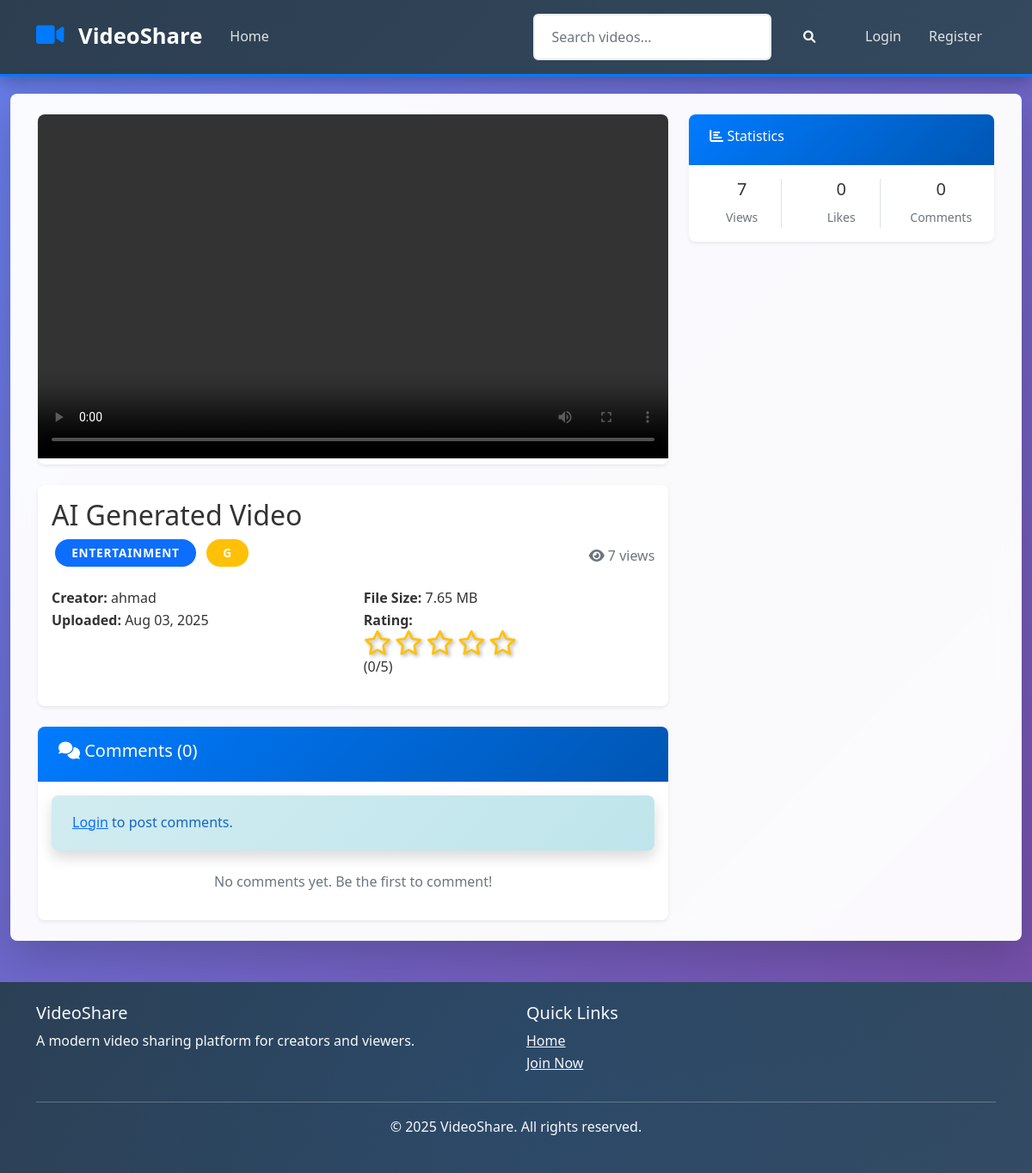
The page /video/1/ on the database its author committed.
### videos/models.py (models this page shows, shortened)
class Video(models.Model):
    GENRE_CHOICES = [
        ('comedy', 'Comedy'),
        ('music', 'Music'),
        ('education', 'Education'),
        ('entertainment', 'Entertainment'),
        ('news', 'News'),
        ('sports', 'Sports'),
        ('gaming', 'Gaming'),
        ('lifestyle', 'Lifestyle'),
    ]
    AGE_RATING_CHOICES = [
        ('G', 'General Audiences'),
        ('PG', 'Parental Guidance'),
        ('PG-13', 'Parents Strongly Cautioned'),
        ('R', 'Restricted'),
        ('18+', 'Adults Only'),
    ]
    title = models.CharField(max_length=200)
    description = models.TextField(blank=True)
    creator = models.ForeignKey(User, on_delete=models.CASCADE, related_name='videos')
    publisher = models.CharField(max_length=100, blank=True)
    producer = models.CharField(max_length=100, blank=True)
    genre = models.CharField(max_length=20, choices=GENRE_CHOICES)
    age_rating = models.CharField(max_length=5, choices=AGE_RATING_CHOICES)
    video_file = models.FileField(upload_to=video_upload_path, blank=True, null=True)
    external_url = models.URLField(blank=True, null=True)  # For external storage
    duration = models.DurationField(blank=True, null=True)
    file_size = models.BigIntegerField(blank=True, null=True)
    views = models.PositiveIntegerField(default=0)
    likes = models.PositiveIntegerField(default=0)
    dislikes = models.PositiveIntegerField(default=0)
    created_at = models.DateTimeField(auto_now_add=True)
    updated_at = models.DateTimeField(auto_now=True)
    is_active = models.BooleanField(default=True)
    class Meta:
        ordering = ['-created_at']
    def get_file_size_mb(self):
        if self.file_size:
            return round(self.file_size / (1024 * 1024), 2)
        return 0

### users/models.py (models this page shows, shortened)
class CustomUser(AbstractUser):
    USER_TYPES = (
        ('consumer', 'Consumer'),
        ('creator', 'Creator'),
    )
    user_type = models.CharField(max_length=10, choices=USER_TYPES, default='consumer')
    created_at = models.DateTimeField(auto_now_add=True)

### videos/views.py (the view, shortened to what this page needs)
# urls.py: path('video/<int:video_id>/', views.video_detail, name='video_detail'),
def video_detail(request, video_id):
    video = get_object_or_404(Video, id=video_id, is_active=True)
    video.views += 1
    video.save(update_fields=['views'])
    comments = video.comments.filter(is_active=True)[:10]
    comment_form = CommentForm()
    avg_rating = video.ratings.aggregate(Avg('rating'))['rating__avg'] or 0
    user_rating = None
    if request.user.is_authenticated:
        user_rating = video.ratings.filter(user=request.user).first()
    context = {
        'video': video,
        'comments': comments,
        'comment_form': comment_form,
        'avg_rating': round(avg_rating, 1),
        'user_rating': user_rating,
    }
    return render(request, 'video_detail.html', context)

### videos/forms.py
class CommentForm(forms.ModelForm):
    class Meta:
        model = Comment
        fields = ['content']
        widgets = {
            'content': forms.Textarea(attrs={'class': 'form-control', 'rows': 3, 'placeholder': 'Add a comment...'})
        }

### templates/video_detail.html (shortened to what this page needs)
{% extends 'base.html' %}
{% block content %}
<div class="row">
    <div class="col-lg-8">
        <div class="card mb-4">
            <div class="card-body p-0">
                {% if video.video_file %}
                    <video width="100%" height="400" controls class="w-100">
                        <source src="{{ video.video_file.url }}" type="video/mp4">
                    </video>
                {% elif video.external_url %}
                    <div class="embed-responsive embed-responsive-16by9">
                        <iframe src="{{ video.external_url }}" allowfullscreen></iframe>
                    </div>
                {% else %}
                    <div class="bg-secondary text-center py-5">
                        <i class="fas fa-video fa-5x text-white mb-3"></i>
                        <p class="text-white">Video not available</p>
                    </div>
                {% endif %}
            </div>
        </div>
        <div class="card mb-4">
            <div class="card-body">
                <h2>{{ video.title }}</h2>
                <div class="d-flex justify-content-between align-items-center mb-3">
                    <div>
                        <span class="badge bg-primary">{{ video.genre|title }}</span>
                        <span class="badge bg-warning">{{ video.age_rating }}</span>
                    </div>
                    <div class="text-muted">
                        <i class="fas fa-eye"></i> {{ video.views }} views
                    </div>
                </div>
                <div class="row mb-3">
                    <div class="col-md-6">
                        <strong>Creator:</strong> {{ video.creator.username }}<br>
                        <strong>Uploaded:</strong> {{ video.created_at|date:"M d, Y" }}
                    </div>
                    <div class="col-md-6">
                        {% if video.file_size %}
                            <strong>File Size:</strong> {{ video.get_file_size_mb }} MB<br>
                        {% endif %}
                        <strong>Rating:</strong>
                        <span class="rating-stars">
                            {% for i in "12345" %}
                                {% if forloop.counter <= avg_rating %}
                                    <i class="fas fa-star"></i>
                                {% else %}
                                    <i class="far fa-star"></i>
                                {% endif %}
                            {% endfor %}
                        </span>
                        ({{ avg_rating }}/5)
                    </div>
                </div>
            </div>
        </div>
        <div class="card">
            <div class="card-header">
                <h5><i class="fas fa-comments"></i> Comments ({{ comments.count }})</h5>
            </div>
            <div class="card-body">
                {% if user.is_authenticated %}
                    <form method="post" class="mb-4">
                        {% csrf_token %}
                        <div class="mb-3">
                            {{ comment_form.content }}
                        </div>
                        <button type="submit" class="btn btn-primary">
                            <i class="fas fa-paper-plane"></i> Post Comment
                        </button>
                    </form>
                {% else %}
                    <div class="alert alert-info">
                        <a href="{% url 'users:login' %}">Login</a> to post comments.
                    </div>
                {% endif %}
                {% for comment in comments %}
                    <div class="border-bottom pb-3 mb-3">
                        <div class="d-flex justify-content-between">
                            <strong>{{ comment.user.username }}</strong>
                            <small class="text-muted">{{ comment.created_at|timesince }} ago</small>
                        </div>
                        <p class="mt-2 mb-0">{{ comment.content|linebreaks }}</p>
                    </div>
                {% empty %}
                    <p class="text-muted text-center">No comments yet. Be the first to comment!</p>
                {% endfor %}
            </div>
        </div>
    </div>
    <div class="col-lg-4">
        <div class="card mb-4">
            <div class="card-header">
                <h6><i class="fas fa-chart-bar"></i> Statistics</h6>
            </div>
            <div class="card-body">
                <div class="row text-center">
                    <div class="col-4">
                        <div class="border-end">
                            <h5>{{ video.views }}</h5>
                            <small class="text-muted">Views</small>
                        </div>
                    </div>
                    <div class="col-4">
                        <div class="border-end">
                            <h5>{{ video.likes }}</h5>
                            <small class="text-muted">Likes</small>
                        </div>
                    </div>
                    <div class="col-4">
                        <h5>{{ video.comments.count }}</h5>
                        <small class="text-muted">Comments</small>
                    </div>
                </div>
            </div>
        </div>
    </div>
</div>
{% endblock %}

### static/css/style.css (style rules this page uses)
:root { --primary-color: #007bff; --primary-dark: #0056b3; --secondary-color: #6c757d; --success-color: #28a745; --danger-color: #dc3545; --warning-color: #ffc107; --info-color: #17a2b8; --dark-color: #343a40; --light-color: #f8f9fa; --white: #ffffff; --black: #000000; --shadow: 0 0.125rem 0.25rem rgba(0, 0, 0, 0.075); --shadow-sm: 0 0.125rem 0.25rem rgba(0, 0, 0, 0.075); --shadow-md: 0 0.5rem 1rem rgba(0, 0, 0, 0.15); --shadow-lg: 0 1rem 3rem rgba(0, 0, 0, 0.175); --border-radius: 0.375rem; --border-radius-lg: 0.5rem; --transition: all 0.15s ease-in-out; --transition-slow: all 0.3s ease-in-out; --font-family: 'Segoe UI', Tahoma, Geneva, Verdana, sans-serif; }
* { box-sizing: border-box; }
body { font-family: var(--font-family); line-height: 1.6; color: #333; background: linear-gradient(135deg, #667eea 0%, #764ba2 100%); min-height: 100vh; margin: 0; padding: 0; }
.card { border: none; border-radius: var(--border-radius-lg); box-shadow: var(--shadow-sm); transition: var(--transition-slow); overflow: hidden; background: var(--white); position: relative; }
.card::before { content: ''; position: absolute; top: 0; left: 0; right: 0; height: 4px; background: linear-gradient(90deg, var(--primary-color), var(--info-color), var(--success-color)); opacity: 0; transition: var(--transition); }
.card-header { background: linear-gradient(135deg, var(--primary-color) 0%, var(--primary-dark) 100%); color: var(--white); border-bottom: none; font-weight: 600; padding: 1rem 1.5rem; }
.rating-stars { font-size: 1.8rem; color: #ffc107; text-shadow: 2px 2px 4px rgba(0, 0, 0, 0.3); display: flex; gap: 0.25rem; }
.badge { padding: 0.6rem 1.2rem; border-radius: 50px; font-weight: 600; font-size: 0.85rem; text-transform: uppercase; letter-spacing: 0.8px; margin: 0 0.25rem; position: relative; overflow: hidden; }
.badge::before { content: ''; position: absolute; top: 0; left: -100%; width: 100%; height: 100%; background: linear-gradient(90deg, transparent, rgba(255, 255, 255, 0.4), transparent); transition: left 0.6s; }
.alert { border: none; border-radius: var(--border-radius-lg); border-left: 5px solid; box-shadow: var(--shadow-md); margin-bottom: 1.5rem; padding: 1.2rem 1.5rem; }
.alert-info { border-left-color: var(--info-color); background: linear-gradient(135deg, #d1ecf1 0%, #bee5eb 100%); color: #0c5460; }
.alert { border: none; border-radius: 0.5rem; font-weight: 500; }
.alert-info { background-color: #e3f2fd; color: #1565c0; }

### rows shown on the page
Video: title "AI Generated Video", genre "ENTERTAINMENT", age_rating "G", views "7", creator.username "ahmad", created_at "Aug 03, 2025", get_file_size_mb "7.65", likes "0", comments.count "0"

### other values the page prints
{{ avg_rating }} "0"
{{ comments.count }} "0"
